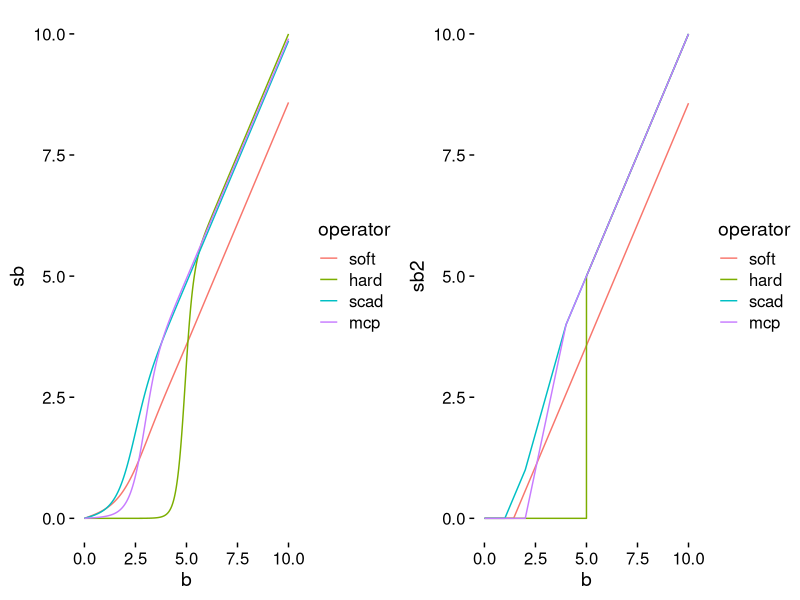
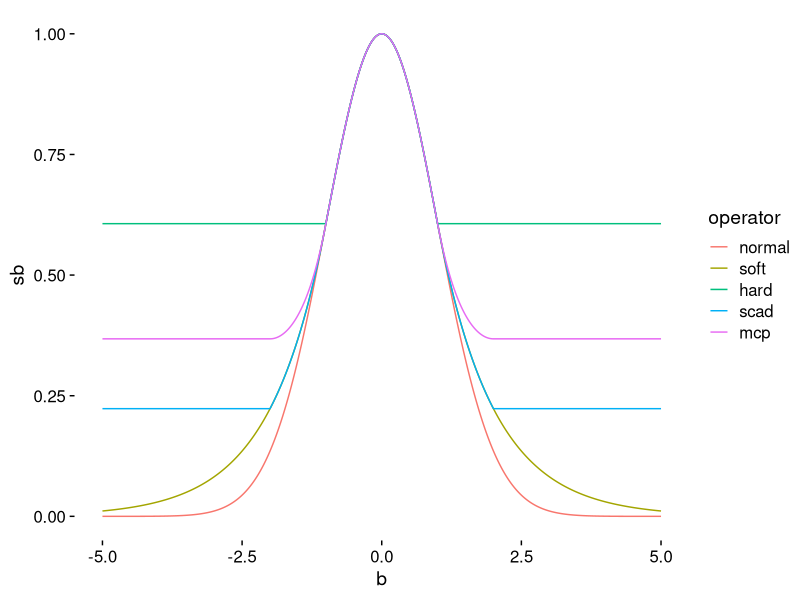

R code for these plots, in order:
## ---- chunk 1
knitr::opts_chunk$set(echo = TRUE)
## ---- chunk 2
library(ggplot2); library(cowplot)
## ---- chunk 3
scad = function(b, lambda = 1, gamma = 3) {
  b1 = pmax(abs(b) - lambda, 0) * sign(b) * (abs(b) <= 2 * lambda)
  b2 = ((gamma-1) * b - sign(b) * gamma * lambda) / (gamma-2) * (abs(b) <= gamma * lambda) * (abs(b) > 2 * lambda)
  b3 = b * (abs(b) > gamma * lambda)
  return (b1+b2+b3)
}

mcp = function(b, lambda = 1, gamma = 2) {
  b1 = pmax(abs(b) - lambda, 0) * sign(b) * (b <= gamma * lambda) * gamma / (gamma-1)
  b2 = b * (abs(b) > gamma * lambda)
  return (b1+b2)
}

softt = function(b, lambda = 1) {
  return (pmax(abs(b) - lambda, 0) * sign(b))
}

hardt = function(b, lambda = 1) {
  return (b * (abs(b) >= lambda))
}
## ---- chunk 4
postmean = function(b, pi, sa2 = 0:100, sigma2 = 1){
  phi = outer(b^2, 1 / 2 / (1 + 1 / sa2) / sigma2);
  phi = exp(phi - apply(phi, 1, max))
  
  phi = t(pi * t(phi) / sqrt(1 + sa2));
  phi = phi / rowSums(phi);
  out = c(colSums(t(phi) / (1 + 1 / sa2))) * b
  return (out)
}

sa2 = 0:100; b = seq(0,10,0.001)

pi = exp(-sa2)
pi = pi / sum(pi)
b_softt = postmean(b, pi)

pi = double(101)
pi[1] = 0.8; pi[101] = 0.2
b_mcp = postmean(b, pi)

pi = double(101)
pi[1] = 0.6; pi[101] = 0.4
b_hardt = postmean(b, pi, sa2 = sa2^5)

pi = double(101)
pi[1] = 0.5; pi[2:51] = 0.2/50; pi[101] = 0.3
b_scad = postmean(b, pi, sa2 = sa2)
df = data.frame(b = c(b,b,b,b), sb = c(b_softt, b_hardt, b_scad, b_mcp),
                sb2 = c(softt(b, lambda = 1.43),
                        hardt(b, lambda = 5),
                        scad(b, lambda = 1, gamma = 4),
                        mcp(b, lambda = 2)),
                operator = rep(c("soft","hard","scad","mcp"), each = length(b)))
df$operator = factor(df$operator, levels = c("soft","hard","scad","mcp"))

p1 = ggplot(df) + geom_line(aes(x = b, y = sb, color = operator)) +
  theme_cowplot(font_size = 14) + theme(axis.line = element_blank())
p2 = ggplot(df) + geom_line(aes(x = b, y = sb2, color = operator)) +
  theme_cowplot(font_size = 14) + theme(axis.line = element_blank())

fig = plot_grid(p1,p2, nrow = 1)
fig
## ---- chunk 5
R.hardt = function(b, lambda = 1) {
  out = b^2/2
  out[b > lambda] = lambda^2/2
  exp(-out)
}

R.softt = function(b, lambda = 1) {
  out = lambda^2/2 + (b - lambda) * lambda
  out[b <= lambda] = b[b <= lambda]^2/2
  exp(-out)
}

R.scad = function(b, lambda = 1, gamma = 3) {
  out = lambda^2/2 + (b - lambda) * lambda
  out[b <= lambda] = b[b <= lambda]^2/2
  out[b > 2 * lambda] = lambda^2 * 3/2 + (gamma - 2) * lambda^2/2 * 
    (1 - (gamma - b[b > 2 * lambda] / lambda)^2 / (gamma - 2)^2)
  out[b > gamma * lambda] = lambda^2 * 3/2 + (gamma - 2) * lambda^2/2
  exp(-out)
}

R.mcp = function(b, lambda = 1, gamma = 2) {
  out = lambda^2/2 + (gamma - 1) * lambda^2 / 2 * 
  (1 - (gamma - b / lambda)^2 / (gamma - 1)^2)
  out[b > gamma * lambda] = lambda^2 / 2 + (gamma - 1) * lambda^2 / 2 
  out[b <= lambda] = b[b <= lambda]^2/2
  exp(-out)
}

marginal_shape = function(b, lambda = 1, gamma = 2, operator = "ridge") {
  if (operator == "ridge") {
    return (exp(-lambda * b^2/2))
  } else if (operator == "soft") {
    out = b
    out[b >= 0] = R.softt(b[b >= 0], lambda = lambda)
    out[b < 0] = R.softt(-b[b < 0], lambda = lambda)
    return (out)
  } else if (operator == "hard") {
    out = b
    out[b >= 0] = R.hardt(b[b >= 0], lambda = lambda)
    out[b < 0] = R.hardt(-b[b < 0], lambda = lambda)
    return (out)
  } else if (operator == "scad") {
    out = b
    out[b >= 0] = R.scad(b[b >= 0], lambda = lambda, gamma = gamma)
    out[b < 0] = R.scad(-b[b < 0], lambda = lambda, gamma = gamma)
    return (out)
  } else if (operator == "mcp") {
    out = b
    out[b >= 0] = R.mcp(b[b >= 0], lambda = lambda, gamma = gamma)
    out[b < 0] = R.mcp(-b[b < 0], lambda = lambda, gamma = gamma)
    return (out)
  }
}

b = seq(-5,5,0.001)
df = data.frame(b = c(b,b,b,b,b), sb = c(marginal_shape(b, operator = "ridge"),
                                         marginal_shape(b, operator = "soft"),
                                         marginal_shape(b, operator = "hard"),
                                         marginal_shape(b, operator = "scad"),
                                         marginal_shape(b, operator = "mcp")),
                operator = rep(c("normal","soft","hard","scad","mcp"), each = length(b)))
df$operator = factor(df$operator, levels = c("normal","soft","hard","scad","mcp"))
ggplot(df) + geom_line(aes(x = b, y = sb, color = operator)) +
  theme_cowplot(font_size = 14) + theme(axis.line = element_blank())
